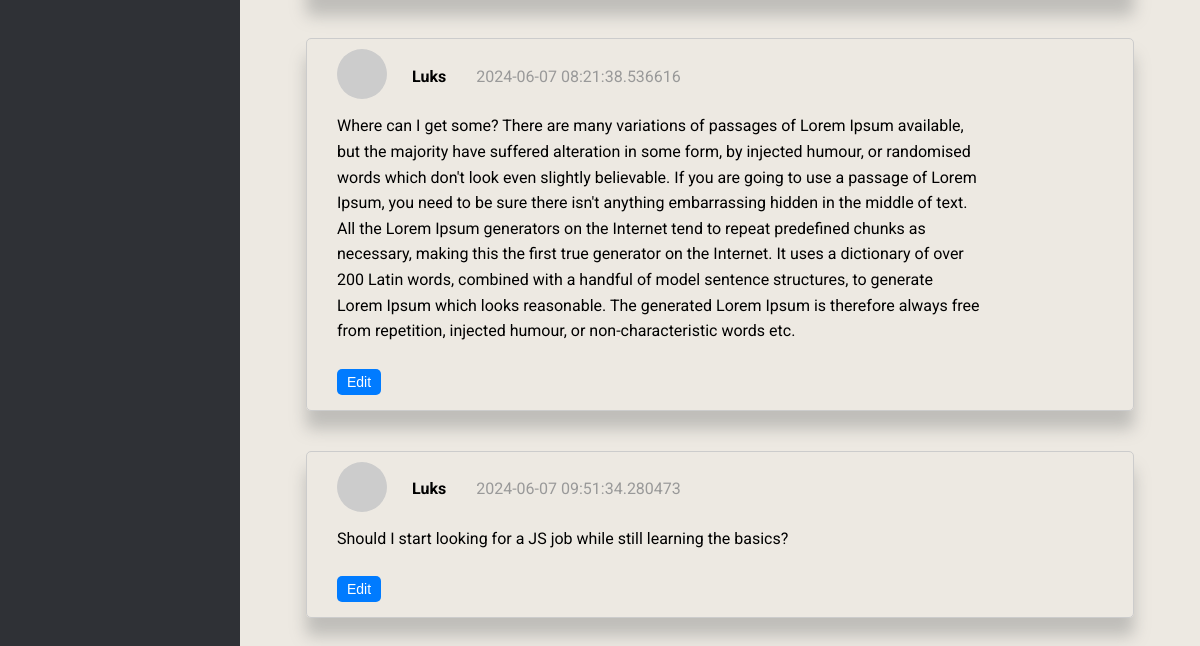
The page /dashboard (signed in, lower part) on the database as committed earlier.
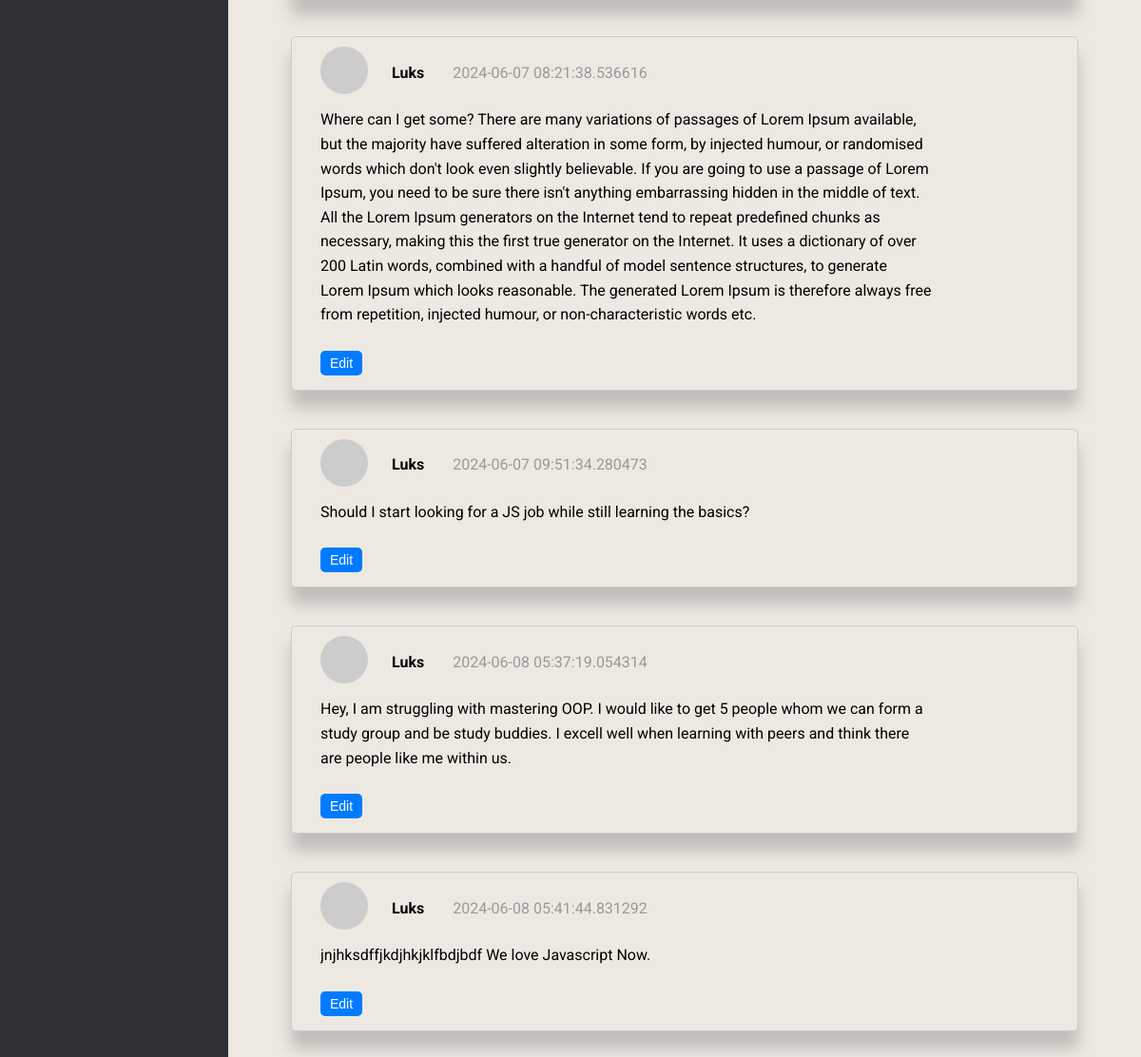
The same page on the database as committed later.
### app/models.py (models this page shows, shortened)
class Post(db.Model):
    __tablename__ = 'posts'
    id = db.Column(db.Integer, primary_key=True)
    title = db.Column(db.String(100), nullable=False)
    content = db.Column(db.Text, nullable=False)
    created_at = db.Column(db.DateTime, default=datetime.utcnow)
    updated_at = db.Column(db.DateTime, default=datetime.utcnow, onupdate=datetime.utcnow)
    user_id = db.Column(db.Integer, db.ForeignKey('users.user_id'), nullable=False)
    author = relationship("User", backref="posts", lazy=True)
    """
    def __repr__(self):
        return f"<Post {self.id} - {self.title}>"
    """
    def __repr__(self):
        return f"Post('{self.title}', '{self.date_posted}')"

class User(UserMixin, db.Model):
    __tablename__ = "users"
    user_id = db.Column(db.Integer, primary_key=True)
    username = db.Column(db.String(50), unique=True, nullable=False)
    firstname = db.Column(db.String(50), nullable=False)
    lastname = db.Column(db.String(50), nullable=False)
    email = db.Column(db.String(100), unique=True, nullable=False)
    password_hash = db.Column(db.String(200), nullable=False)
    bio = db.Column(db.Text(200))
    profile_picture = db.Column(db.String(256))
    created_at = db.Column(db.DateTime, default=datetime.utcnow)
    updated_at = db.Column(
        db.DateTime,
        default=datetime.utcnow,
        onupdate=datetime.utcnow
    )
    skills = db.relationship('UserSkills', backref='user', lazy=True)
    projects = db.relationship('UserProject', backref='user', lazy=True)
    def avatar(self, size):
        digest = md5(self.email.lower().encode('utf-8')).hexdigest()
        return f'https://www.gravatar.com/avatar/{digest}?d=identicon&s={size}'

### app/views/auth.py (the view)
@auth_bp.route('/dashboard', methods=['POST', 'GET'])
def dashboard():
    posts = Post.query.all()
    return render_template('main/dashboard.html', posts=posts)

### app/models.py (called while the page is built)
@login_manager.user_loader
def load_user(user_id):
    return User.query.get(int(user_id))

### app/templates/main/dashboard.html (shortened to what this page needs)
<!DOCTYPE html>
<html lang="en">
<head>
    <link rel="stylesheet" href="{{ url_for('static', filename='css/styles.css') }}">
</head>
<body id="dash-body">
    <div class="dashboard">
        <div class="sidebar">
        </div>
        <div class="main-content">
            {% for post in posts %}
            <div class="post-window">
                <div class="post-top">
                    <div class="avatar">
                        <img class="avatar-img" src="{{ current_user.avatar(128) }}" alt="user avatar">
                    </div>
                    <div class="author-name">
                        {{ post.author.username }}
                    </div>
                    <div class="time">
                        {{ post.created_at }}
                    </div>
                </div>
                <div class="post-content">
                    <p class="content" id="postContent-{{ post.id }}">{{ post.content }}</p>
                </div>
                <button class="editBtn" data-post-id="{{ post.id }}">Edit</button>
            </div>
            {% endfor %}
        </div>
    </div>
</body>
</html>

### app/static/css/styles.css (style rules this page uses)
* { box-sizing: border-box; margin: 0; padding: 0; }
html { overflow-x: hidden; scroll-behavior: smooth; }
body { background-color: #030530; color: white; font-family: "Roboto", sans-serif; width: 100vw; height: 100vh; overflow-x: hidden; }
.content { display: flex; flex-direction: column; align-items: center; width: 50%; }
input[type="text"], input[type="password"], button { flex: 1; width: 100%; padding: 10px; border: 1px solid #ccc; border-radius: 4px; }
.dashboard { display: flex; height: 100vh; }
.sidebar { width: 20%; background-color: #2f3136; display: flex; flex-direction: column; }
.main-content { width: 80%; display: flex; flex-direction: column; }
.post-window { display: flex; flex-direction: column; }
#dash-body { background-color: #ede9e2; }
.post-window { padding-left: 20px; padding-top: 30px; padding-bottom: 10px; box-shadow: 0 18px 16px rgba(123, 124, 124, 0.4); color: black; width: 90%; margin: 20px auto; border: 1px solid #ccc; padding: 10px; border-radius: 5px; }
.post-top { display: flex; justify-content: flex-start; align-items: center; margin-bottom: 10px; }
.post-content { margin-bottom: 10px; margin-left: 20px; width: 100%; }
.avatar-img { width: 50px; border-radius: 50%; height: 50px; cursor: pointer; }
.avatar, .author-name { padding-right: 20px; }
.post-top .avatar { margin-left: 20px; margin-right: 5px; }
.main-content { flex: 1; padding: 20px; }
button { padding: 10px 20px; margin: 5px; border: none; border-radius: 5px; cursor: pointer; font-size: 14px; }
button.editBtn { background-color: #007bff; color: white; transition: background-color 0.3s ease; width: fit-content; margin-left: 20px; }
.post-top .time { color: #999; }
.post-top .author-name { font-weight: bold; margin-right: 10px; }
.content { margin-bottom: 10px; }
button { margin-right: 5px; padding: 5px 10px; cursor: pointer; }
.content { display: block; width: 80%; height: 100%; overflow: auto; line-height: 1.6; }

Rows that differ between the two databases and show on the page:
added Post: author.username "Luks", created_at "2024-06-08 05:37:19.054314", content "Hey, I am struggling with mastering OOP. I would like to get 5 people whom we can form a study group and be study buddies. I excell well when learning with peers and think there are people like me within us."
added Post: author.username "Luks", created_at "2024-06-08 05:41:44.831292", content "jnjhksdffjkdjhkjklfbdjbdf We love Javascript Now."
